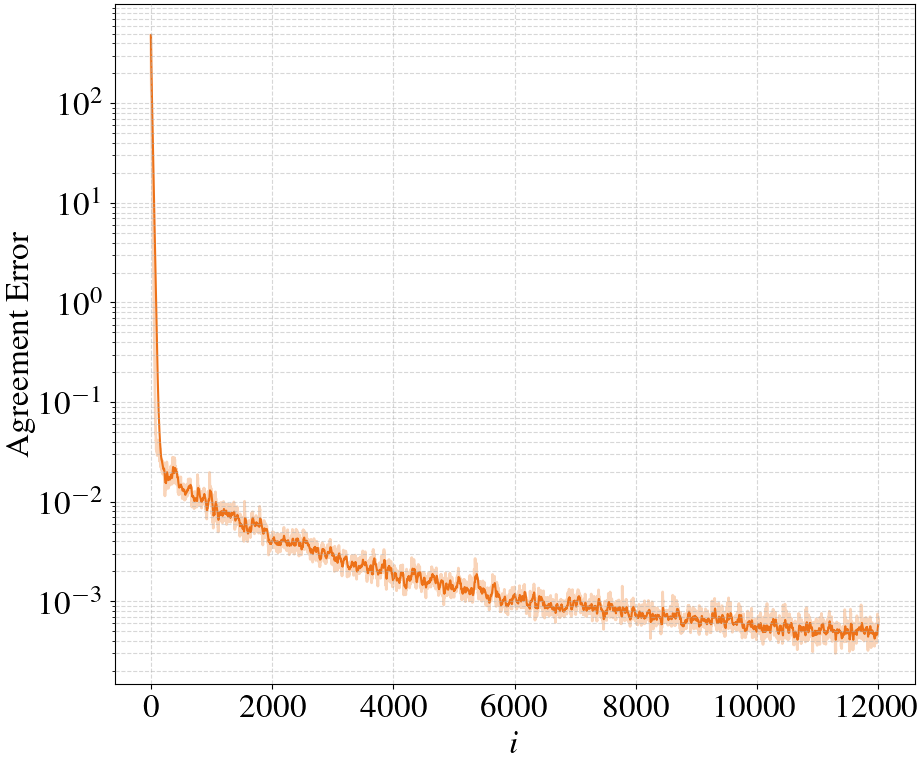

The script that saved this image:
import csv
import pandas as pd
from matplotlib import pyplot as plt,ticker as mticker
import matplotlib as mpl
import numpy as np
from scipy.optimize import curve_fit
from math import log
import scienceplots

plt.rcParams.update({'text.usetex': True}) 
mpl.style.use('seaborn-colorblind')
mpl.rcParams['text.latex.preamble'] = r'\usepackage{amsmath} \usepackage{amssymb} \usepackage{mathbf} \usepackage{mathsf} \usepackage{bm}  \usepackage{boldmath} \usepackage{boldsymbol}'
  
plt.rcParams.update({'text.usetex': True})
mpl.rcParams['font.family'] = 'serif'

from scipy.signal import lfilter
 

ya = pd.read_csv('DD_AgreementError_0.csv',header = None)
yb = pd.read_csv('DD_AgreementError_1.csv',header = None)
yc = pd.read_csv('DD_AgreementError_2.csv',header = None)

ya = pd.DataFrame(ya)
yb = pd.DataFrame(yb)
yc = pd.DataFrame(yc)

# print(yb[1])
ya[1] = yb[0] 
ya[2] = yc[0] 
ya[3] = ya.mean(axis = 1)

y = ya.iloc[:,3]
print(ya)
print(yb)
v =  y.ewm(alpha=0.07).mean() 
  
import matplotlib as mpl
import matplotlib.font_manager as font_manager 

plt.rcParams["figure.figsize"] = (40,10)
fiii, ax = plt.subplots(1,1) 
ax.tick_params(axis='y') 
ax.set_axisbelow(False)

ax.grid(which = 'both',alpha = 0.5, zorder=3,linestyle='dashed')
ax.set_axisbelow(False)
plt.rc('axes', axisbelow=False) 
ax.plot(v, color = '#ED7117')
ax.plot(y, color = '#ED7117', alpha = 0.3, linewidth = 2)
 
ax.set_xlabel(r'$i$', fontsize=24)  
ax.set_ylabel(r'Agreement Error' , fontsize=24,position=(100, 0.5)) 

plt.yticks(fontsize=24)
plt.xticks(fontsize=24) 
ax.set_yscale('log')
plt.style.use(['science','ieee'])

fiii.subplots_adjust(bottom=0.2)
fiii.subplots_adjust(left=-0.1)
fiii.subplots_adjust(right=0.1) 
 
fiii.savefig('AgreementError.png') 
